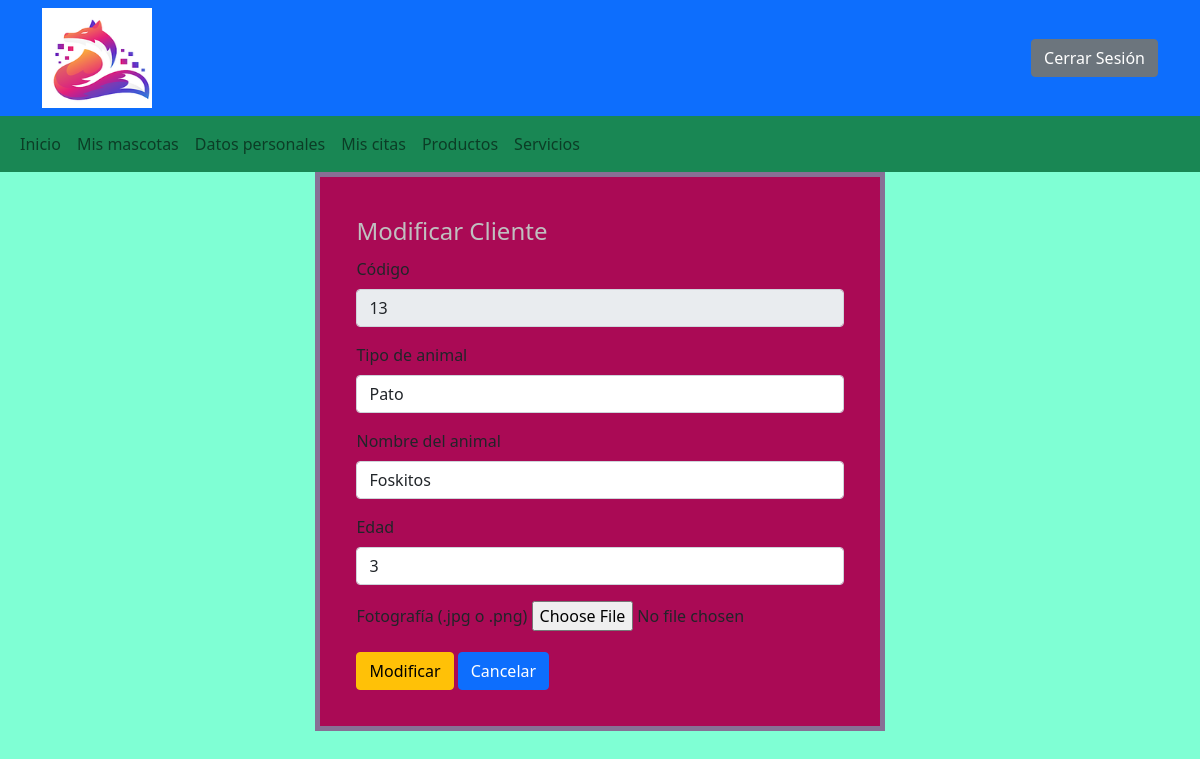
Page /php/modificar_cliente.php?id=13 (signed in) on the committed database.
### tables this page shows
CREATE TABLE `cliente` (
  `id` int(2) NOT NULL,
  `tipo_animal` varchar(25) NOT NULL,
  `nombre` varchar(25) NOT NULL COMMENT 'nombre del animal',
  `edad` int(2) NOT NULL,
  `dni_dueño` varchar(9) NOT NULL,
  `foto` varchar(350) NOT NULL COMMENT 'url de imagen'
);

### php/modificar_cliente.php (the view, shortened to what this page needs)
<!DOCTYPE html>
<html lang="es">
<head>
 <link href="https://cdn.jsdelivr.net/npm/bootstrap@5.1.3/dist/css/bootstrap.min.css" rel="stylesheet">
 <link rel="stylesheet" href="../estilos/estilos.css">
</head>
<body>
<?php
require('./funciones.php');
 if(isset($_SESSION['dni'])){
         if(isset($_SESSION['dni'])=='00000000A'){
             $conexion=conexion();
             $r1=".";
             $e1="../";
             $e2=".";
             echo insertar_cab($r1);
             echo insertar_nav($e1,$e2);
             if(isset($_GET['id'])){
                 $id=$_GET['id'];
                 $sentencia="select tipo_animal,nombre,edad,dni_dueño, foto from cliente where id=?";
                 $consulta=$conexion->prepare($sentencia);
                 $consulta->bind_param("i",$id);
                 $consulta->bind_result($tipo,$nombre,$edad,$dueño,$foto);
                 $consulta->execute();
                 echo
                     '<main>
                     <section class="modificar">
                     <form method="post" action="#" enctype="multipart/form-data">
                     <legend>Modificar Cliente</legend>
                             <div class="mb-3">
                                 <label  for="codigo" class="form-label">Código</label>
                                 <input type="text" value='.$id.' name="id" class="form-control" id="id" readonly>
                             </div>
                             <div class="mb-3">
                                 <label  for="tipo" class="form-label">Tipo de animal</label>
                                 <input type="text" value='.$tipo.' name="tipo" class="form-control" id="tipo">
                             </div>
                             <div class="mb-3">
                                 <label  for="nombre" class="form-label">Nombre del animal</label>
                                 <input type="text" value='.$nombre.' name="nombre" class="form-control" id="nombre">
                             </div>
                             <div class="mb-3">
                                 <label  for="edad" class="form-label">Edad</label>
                                 <input type="text" value='.$edad.' name="edad" class="form-control" id="edad">
                             </div>';
                            echo
                               '
                               <div class="mb-3">
                                 <label  for="imagen" class="form-label">Fotografía (.jpg o .png)</label>
                                 <input type="file" name="imagen" value='.$foto.' id="imagen" ><br>
                              </div>
                               ';
                  echo
                  '
                       <input type="submit" class="btn btn-warning" name="modificar" value="Modificar">
                       <input type="submit" class="btn btn-primary" name="cancelar" value="Cancelar">
                  </form></section></main>
                 ';
             }
         }else{
             echo"<h3 class='error'>ERROR: No tiene acceso a esta página</h3>";
             echo'<META HTTP-EQUIV="REFRESH"CONTENT="2;URL=http:../index.php">';
         }
 }else{
     echo"<h3>ERROR: No tiene acceso a esta página</h3>";
     echo'<META HTTP-EQUIV="REFRESH"CONTENT="2;URL=http:login_registro.php">';
 }
?>
</body>
</html>

### estilos/estilos.css (style rules this page uses)
body { background-color: aquamarine; }
.modificar { display: flex; padding-bottom: 10%; justify-content: center; }
.modificar form { padding: 3%; background-color: rgb(170, 10, 85); border: 5px solid rgb(135, 112, 149); }
.modificar legend { color: silver; }

### rows in the picture
cliente: tipo "Pato", nombre "Foskitos", edad "3"
